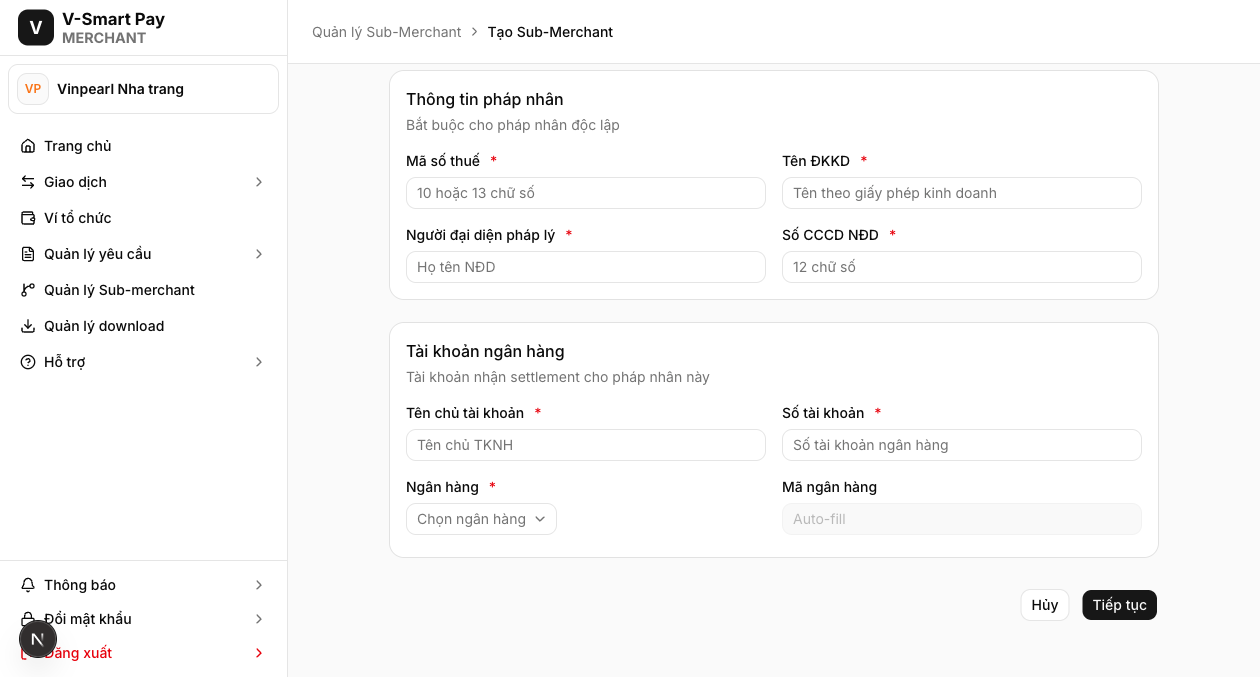
#> input picture create-audit-bottom.png, 1260 x 677 px, given in place of reference-assembly-full.png, which was not available
$ python veda-compare.py ../create-audit-bottom.png
#> lines starting #> are read from the running program, lines starting #| are printed output that depends on the picture
"""Strict RGB comparison against one explicit, unscaled source-video region.
No image registration, resize, masks, or tolerance. Exit 1 means different pixels.
"""
from PIL import Image, ImageChops
from pathlib import Path
import json, sys, hashlib
root=Path(__file__).resolve().parents[1];out=root/'output/veda'
candidate=Path(sys.argv[1]) if len(sys.argv)>1 else out/'candidate-assembly-panel.png'
source=out/'reference-assembly-full.png'
a=Image.open(source).convert('RGB').crop((12,238,672,610));b=Image.open(candidate).convert('RGB')
#> after `a = Image.open(source).convert('RGB').crop((12, 238, 672, 610))`:
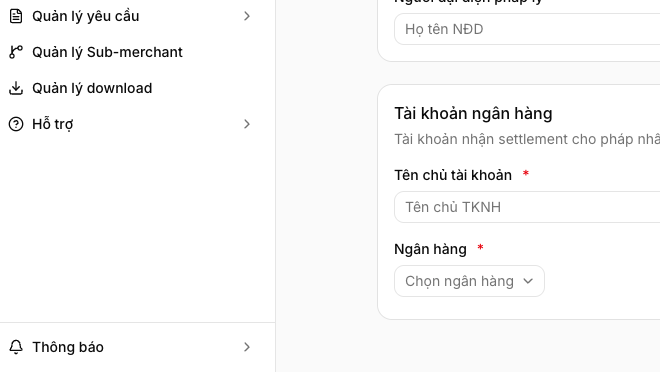
#> a: PIL image 660x372 RGB; mean R, G, B 249.1, 249.1, 249.1
#> further down, b is the input picture: PIL image 1260x677 RGB; mean R, G, B 248.7, 248.6, 248.6
#> (the run stopped early here; a loop or call above may not have finished)

$ run again, on create-audit-top.png
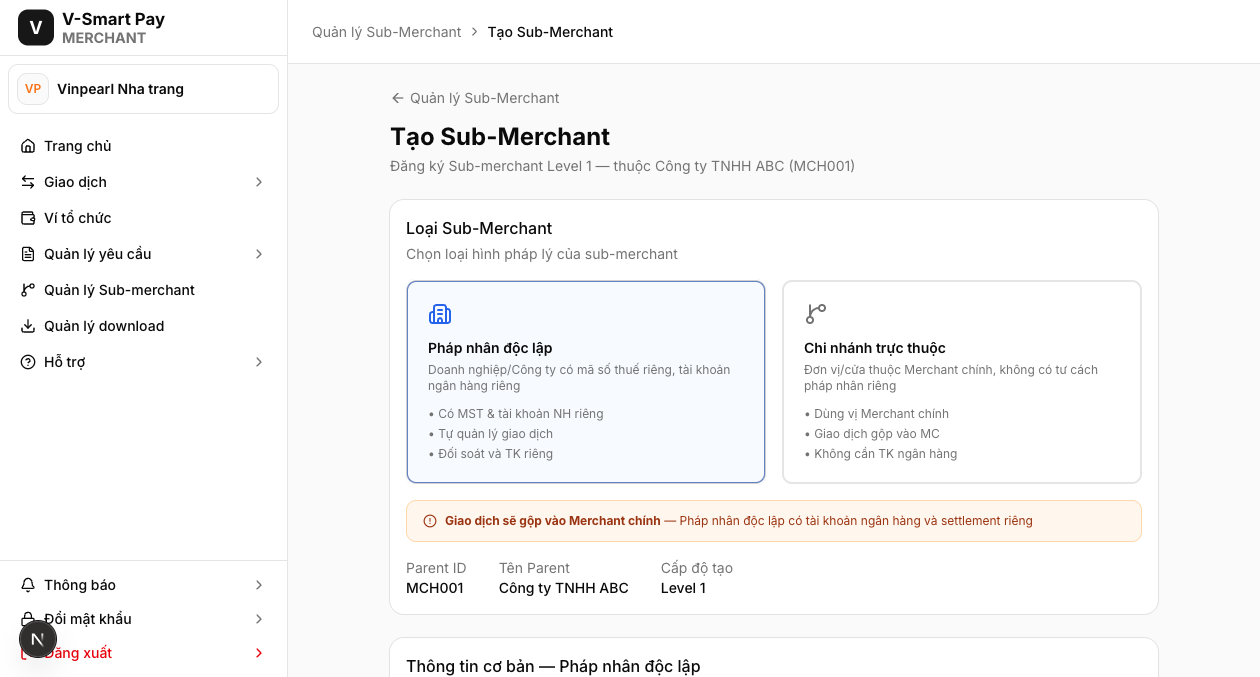
#> input picture create-audit-top.png, 1260 x 677 px, given in place of reference-assembly-full.png, which was not available
#> `a = Image.open(source).convert('RGB').crop((12, 238, 672, 610))`:
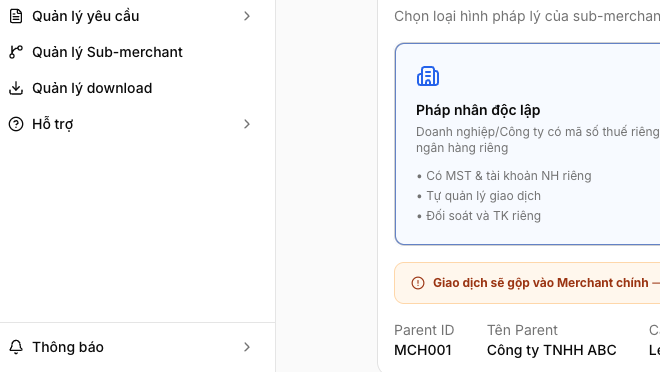
#> a: PIL image 660x372 RGB; mean R, G, B 246.4, 246.4, 247.2
#> b is the input picture: PIL image 1260x677 RGB; mean R, G, B 247.4, 247.1, 247.2

$ run again, on create-sm-dependent-form.png
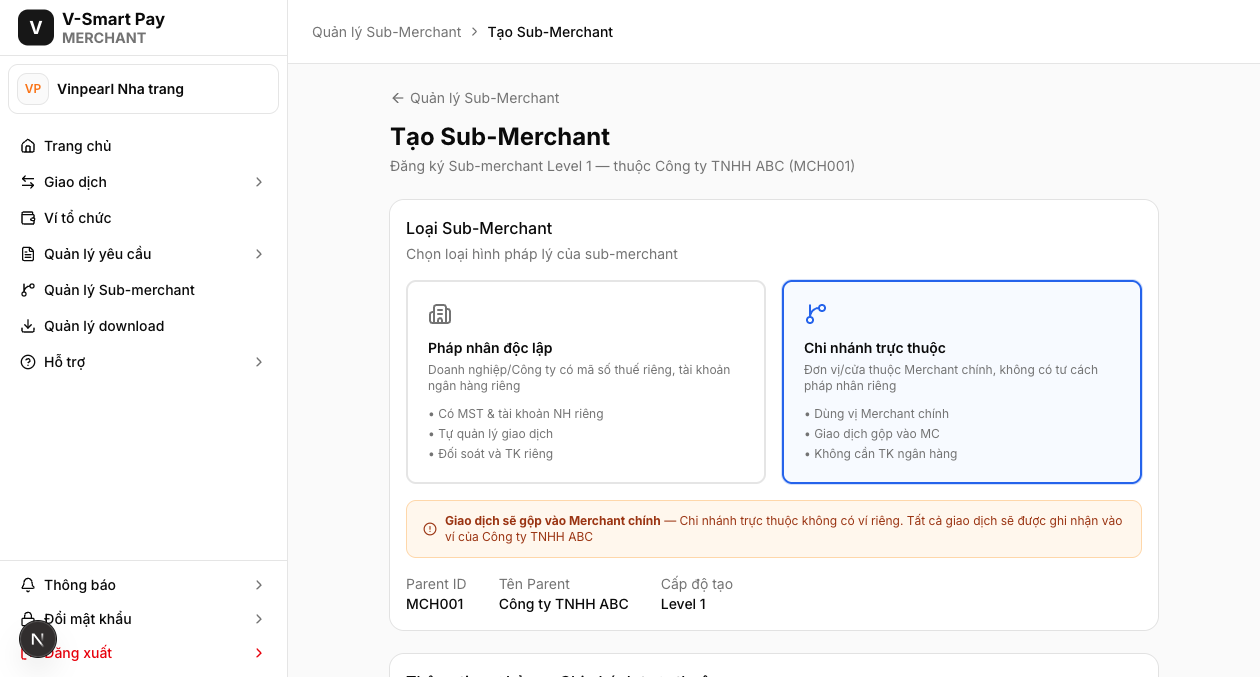
#> input picture create-sm-dependent-form.png, 1260 x 677 px, given in place of reference-assembly-full.png, which was not available
#> `a = Image.open(source).convert('RGB').crop((12, 238, 672, 610))`:
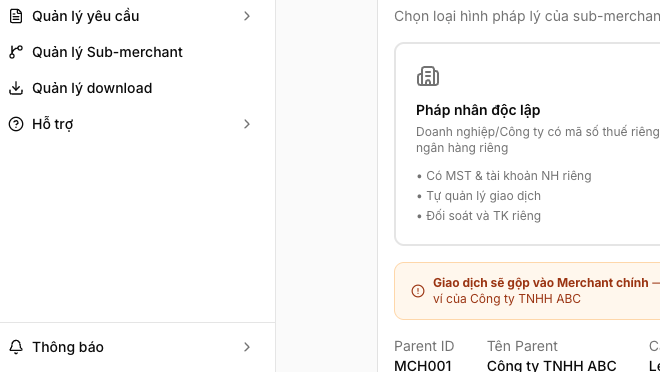
#> a: PIL image 660x372 RGB; mean R, G, B 248.5, 247.4, 246.6
#> b is the input picture: PIL image 1260x677 RGB; mean R, G, B 247.3, 247, 247.1
